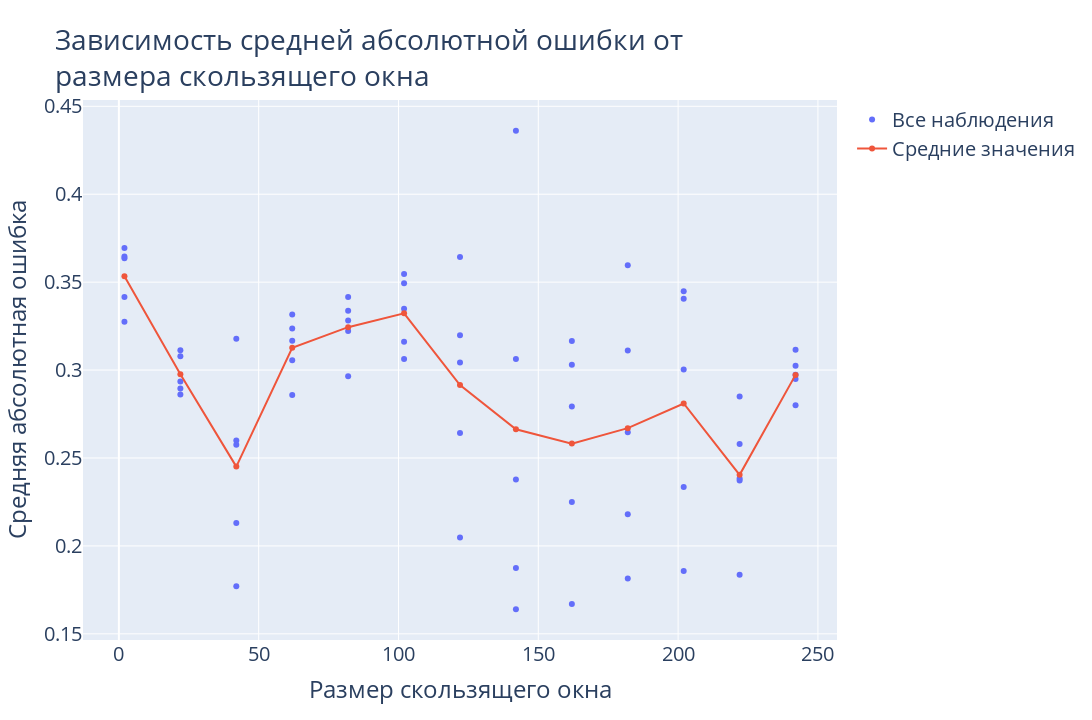

The cell this chart's notebook holds for it:
### Code cell
# Plotting results
fig = go.Figure()
fig.add_trace(
    go.Scatter(x=all_sizes, y=all_mapes,
               name='Все наблюдения', mode='markers')
)
fig.add_trace(
    go.Scatter(x=window_sizes, y=mapes_mean,
               name='Средние значения', mode='lines+markers')
)
fig.update_layout(
    title='Зависимость средней абсолютной ошибки от<br>размера скользящего окна',
    font=dict(size=20),
    xaxis=dict(title='Размер скользящего окна'),
    yaxis=dict(title='Средняя абсолютная ошибка'),
    width=1280,
    height=720
)
fig.show()

### Figure 1 — Plotly figure (JSON) as saved in the notebook; plotly's stock layout.template omitted (floating-point values rounded to 4 significant figures)
{"data": [{"mode": "markers", "name": "Все наблюдения", "type": "scatter", "x": [2, 2, 2, 2, 2, 22, 22, 22, 22, 22, 42, 42, 42, 42, 42, 62, 62, 62, 62, 62, 82, 82, 82, 82, 82, 102, 102, 102, 102, 102, 122, 122, 122, 122, 122, 142, 142, 142, 142, 142, 162, 162, 162, 162, 162, 182, 182, 182, 182, 182, 202, 202, 202, 202, 202, 222, 222, 222, 222, 222, 242, 242, 242, 242, 242], "y": [0.3274, 0.3646, 0.3636, 0.3415, 0.3694, 0.3078, 0.3113, 0.2862, 0.2895, 0.2935, 0.3179, 0.26, 0.2575, 0.2131, 0.177, 0.3237, 0.3167, 0.3316, 0.2859, 0.3056, 0.3337, 0.2964, 0.3222, 0.3282, 0.3415, 0.3546, 0.3063, 0.3493, 0.3349, 0.3161, 0.2048, 0.2642, 0.3643, 0.3198, 0.3043, 0.164, 0.3063, 0.2378, 0.1874, 0.4361, 0.167, 0.2793, 0.3166, 0.303, 0.225, 0.1815, 0.2181, 0.2646, 0.3111, 0.3596, 0.3003, 0.1858, 0.2336, 0.3449, 0.3405, 0.2372, 0.258, 0.2383, 0.1836, 0.285, 0.2949, 0.3115, 0.2801, 0.2973, 0.3025]}, {"mode": "lines+markers", "name": "Средние значения", "type": "scatter", "x": [2, 22, 42, 62, 82, 102, 122, 142, 162, 182, 202, 222, 242], "y": [0.3533, 0.2976, 0.2451, 0.3127, 0.3244, 0.3322, 0.2915, 0.2663, 0.2582, 0.267, 0.281, 0.2404, 0.2973]}], "layout": {"font": {"size": 20}, "height": 720, "title": {"text": "Зависимость средней абсолютной ошибки от<br>размера скользящего окна"}, "width": 1280, "xaxis": {"title": {"text": "Размер скользящего окна"}}, "yaxis": {"title": {"text": "Средняя абсолютная ошибка"}}}}
